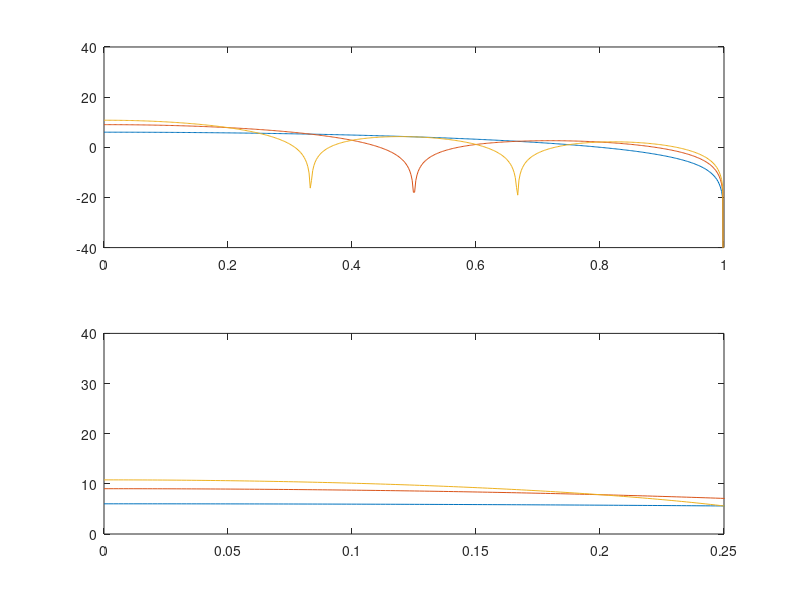
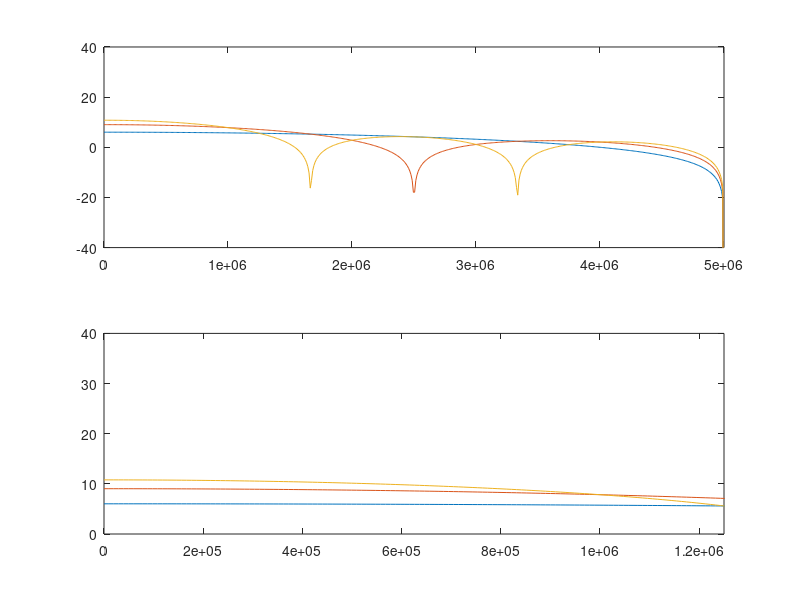

Here is the MATLAB script that generated these plots, in order:
%close all;

N  = 1;  % order of filter
M  = 1;  % differential delay 1..2
R  = 4;  % decimation

f = linspace(1e-5,1,512);
fhz = 10e6 .* f ./ 2;

M = 1;
H = abs( sin( pi*M*f) ./ sin(pi*f/R) ) .^N;

M = 2;
HH = abs( sin( pi*M*f) ./ sin(pi*f/R) ) .^N;

M = 3;
HHH = abs( sin( pi*M*f) ./ sin(pi*f/R) ) .^N;


figure(1);

%%%%%%%%%%%%%%%%%%%%%%%%%%%%%%%%%%%%%%%%%%%%%%%%%%%%%%%%%%%%%%%%%%%%%%%%%%%%%%%
subplot( 2, 1, 1);
plot( f, 10*log10( H ), f, 10*log10(HH), f, 10*log10(HHH) );
axis( [0, 1, -40, 40 ] );

%%%%%%%%%%%%%%%%%%%%%%%%%%%%%%%%%%%%%%%%%%%%%%%%%%%%%%%%%%%%%%%%%%%%%%%%%%%%%%%
subplot( 2, 1, 2);
plot( f, 10*log10( H ), f, 10*log10(HH), f, 10*log10(HHH)  );
axis( [0, 1/R, 0, 40 ] );

%%%%%%%%%%%%%%%%%%%%%%%%%%%%%%%%%%%%%%%%%%%%%%%%%%%%%%%%%%%%%%%%%%%%%%%%%%%%%%%
figure(2);
subplot( 2, 1, 1);
plot( fhz, 10*log10( H ), fhz, 10*log10(HH), fhz, 10*log10(HHH)  );
axis( [0, 10e6/2, -40, 40 ] );

subplot( 2, 1, 2);
plot( fhz, 10*log10( H ), fhz, 10*log10(HH), fhz, 10*log10(HHH)  );
axis( [0, (10e6/2)/R, 0, 40 ] );

